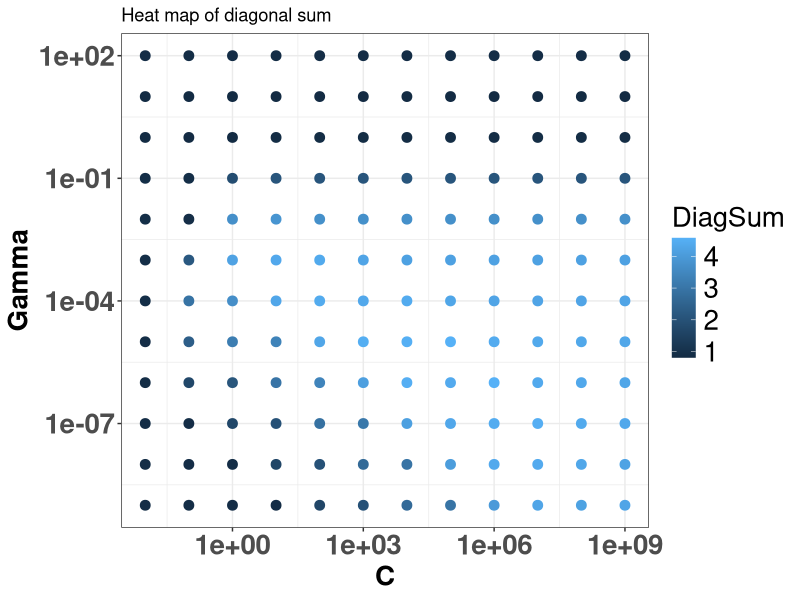

Reproduce this figure in R.
setwd("~/Box Sync/throughput-mon/dataTransferModel/feature-analysis/ps-fdt-all-tests")
library(ggplot2)
dat=read.csv("c-gamma-rbf-diag.csv", header=T)

ggplot(dat, aes(dat$C, dat$Gamma, color=dat$DiagSum)) + 
  geom_point(size=3) +
  scale_y_log10() + scale_x_log10()  +
  labs(title = "Heat map of diagonal sum", x = "C", y = "Gamma", color = "DiagSum") +
  theme_bw() + 
  #xlab("C") + ylab("Gamma") +
  theme(legend.text=element_text(size=20), legend.title=element_text(size=20), axis.title = element_text(size=20, face="bold"), axis.text=element_text(size=20, face="bold"))
